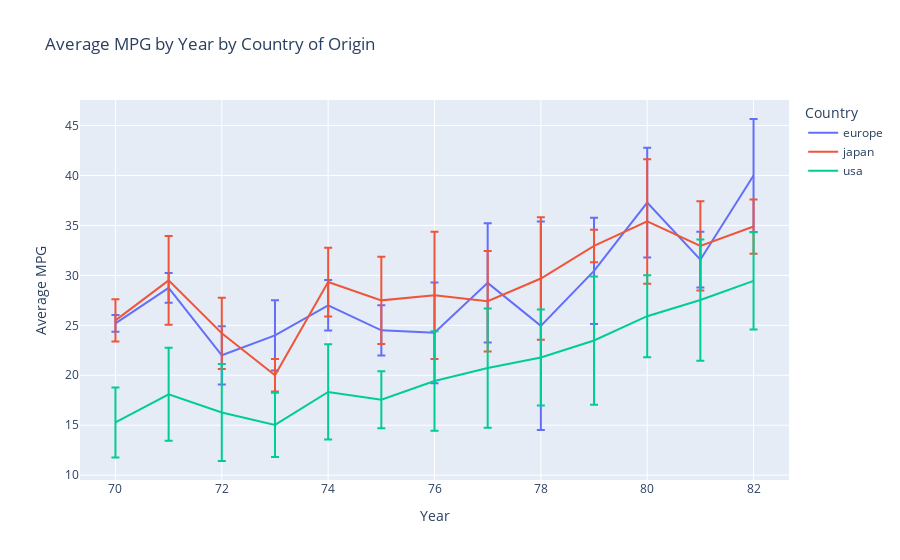

The notebook cell this image was saved under:
### Markdown cell above
### Timeseries (lineplots) on Plotly

### Code cell
from scipy import stats

avg_mpg_by_year = mpg.groupby(['model_year', 'origin'])['mpg'].agg(['mean', 'std']).reset_index()
avg_mpg_by_year.columns = ['model_year', 'origin', 'mpg', 'mpg_std']

fig = px.line(avg_mpg_by_year, x='model_year', y='mpg', color='origin', 
              error_y='mpg_std',
              title='Average MPG by Year by Country of Origin',
              labels={'model_year': 'Year', 'mpg': 'Average MPG', 'origin': 'Country'})
fig.show()

### Figure 1 — Plotly figure (JSON) as saved in the notebook; plotly's stock layout.template omitted (floating-point values rounded to 4 significant figures)
{"data": [{"error_y": {"array": [0.8367, 1.5, 2.915, 3.512, 2.53, 2.51, 5.043, 5.979, 10.44, 5.326, 5.494, 2.794, 5.657]}, "hovertemplate": "Country=europe<br>Year=%{x}<br>Average MPG=%{y}<extra></extra>", "legendgroup": "europe", "line": {"color": "#636efa", "dash": "solid"}, "marker": {"symbol": "circle"}, "mode": "lines", "name": "europe", "orientation": "v", "showlegend": true, "type": "scatter", "x": [70, 71, 72, 73, 74, 75, 76, 77, 78, 79, 80, 81, 82], "xaxis": "x", "y": [25.2, 28.75, 22.0, 24.0, 27.0, 24.5, 24.25, 29.25, 24.95, 30.45, 37.29, 31.57, 40.0], "yaxis": "y"}, {"error_y": {"array": [2.121, 4.435, 3.564, 1.633, 3.445, 4.359, 6.377, 5.034, 6.134, 1.626, 6.235, 4.466, 2.713]}, "hovertemplate": "Country=japan<br>Year=%{x}<br>Average MPG=%{y}<extra></extra>", "legendgroup": "japan", "line": {"color": "#EF553B", "dash": "solid"}, "marker": {"symbol": "circle"}, "mode": "lines", "name": "japan", "orientation": "v", "showlegend": true, "type": "scatter", "x": [70, 71, 72, 73, 74, 75, 76, 77, 78, 79, 80, 81, 82], "xaxis": "x", "y": [25.5, 29.5, 24.2, 20.0, 29.33, 27.5, 28.0, 27.42, 29.69, 32.95, 35.4, 32.96, 34.89], "yaxis": "y"}, {"error_y": {"array": [3.508, 4.656, 4.86, 3.213, 4.776, 2.856, 4.982, 5.974, 4.8, 6.419, 4.107, 6.066, 4.872]}, "hovertemplate": "Country=usa<br>Year=%{x}<br>Average MPG=%{y}<extra></extra>", "legendgroup": "usa", "line": {"color": "#00cc96", "dash": "solid"}, "marker": {"symbol": "circle"}, "mode": "lines", "name": "usa", "orientation": "v", "showlegend": true, "type": "scatter", "x": [70, 71, 72, 73, 74, 75, 76, 77, 78, 79, 80, 81, 82], "xaxis": "x", "y": [15.27, 18.1, 16.28, 15.03, 18.33, 17.55, 19.43, 20.72, 21.77, 23.48, 25.91, 27.53, 29.45], "yaxis": "y"}], "layout": {"legend": {"title": {"text": "Country"}, "tracegroupgap": 0}, "title": {"text": "Average MPG by Year by Country of Origin"}, "xaxis": {"anchor": "y", "domain": [0, 1], "title": {"text": "Year"}}, "yaxis": {"anchor": "x", "domain": [0, 1], "title": {"text": "Average MPG"}}}}
